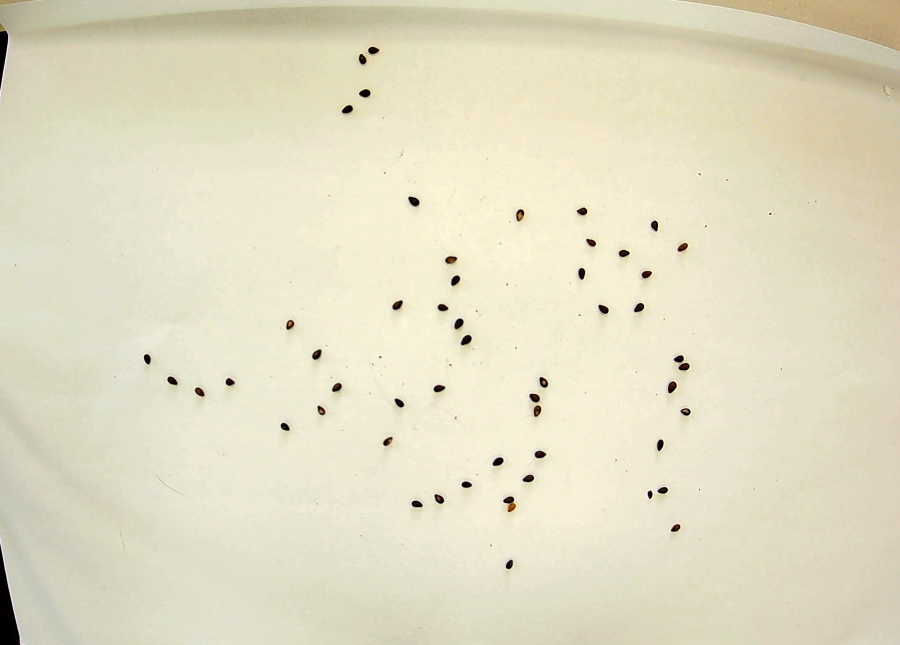
#> input picture image.jpg, 1800 x 1290 px (shown at 1/2 size)
$ python -i sesami_detection.py   (imports and definitions only)
#> lines starting #> are read from the running program, lines starting #| are printed output that depends on the picture; after the words box and inside, x2 and y2 are one past the last pixel; in counts of white or black regions, pixels touching at a corner belong together
#> further down, picture is the input picture: shape (1290, 1800, 3); mean B, G, R 196.2, 221.5, 226.7
import cv2
import numpy as numpy

class SESAMI:
    def __init__(self, reSize=(1800,1290), vThresh1=210, vThresh2=120, vErode=2, vDilate=4, debug=False):
        self.resize = reSize
        self.thresh1 = vThresh1
        self.thresh2 = vThresh2
        self.erode = vErode
        self.dilate = vDilate
        self.indexNum = 0
        self.debug = debug

    def countSesami(self, image, minSize=25, maxSize=450):
#> called with minSize = 25, maxSize = 450
        self.indexNum += 1
        numSesami = 0

        image = cv2.resize(image, self.resize, interpolation = cv2.INTER_AREA)
        if(self.debug==True and self.indexNum==2):
            # cv2.imshow("Original #" + str(self.indexNum) , image)
            # cv2.imwrite("original.png", image)
            pass

        gray1 = cv2.cvtColor(image, cv2.COLOR_BGR2GRAY)
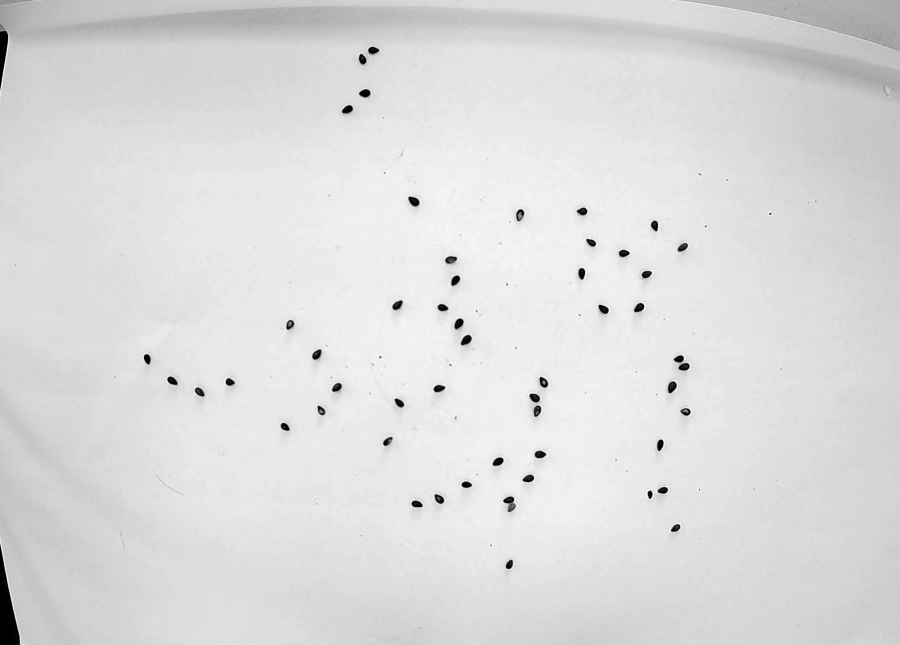
#> gray1: shape (1290, 1800) (shown at 1/2 size); min 0, max 253, mean 220.2
        (T, gray1) = cv2.threshold(gray1, self.thresh1, 255, cv2.THRESH_BINARY)
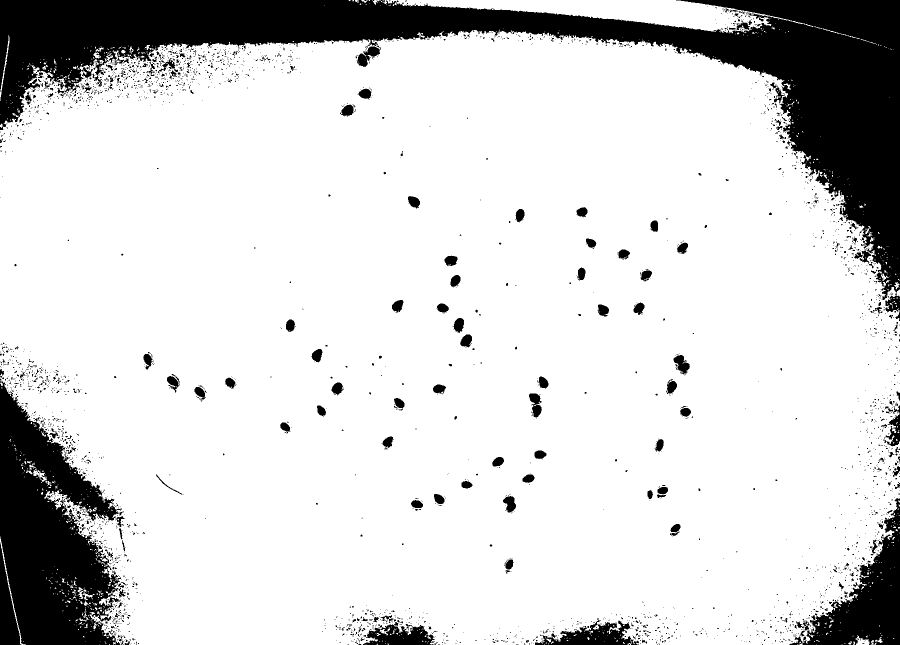
#> gray1: shape (1290, 1800) (shown at 1/2 size); 83.5% white; 3240 black regions (3018 under 20 px), largest, box (x1, y1, x2, y2) and area: (0, 0, 1800, 600) 230987, (0, 762, 243, 1290) 75869, (1579, 996, 1800, 1290) 23397
#> T = 210
        gray1 = cv2.erode(gray1, None, iterations=self.erode)
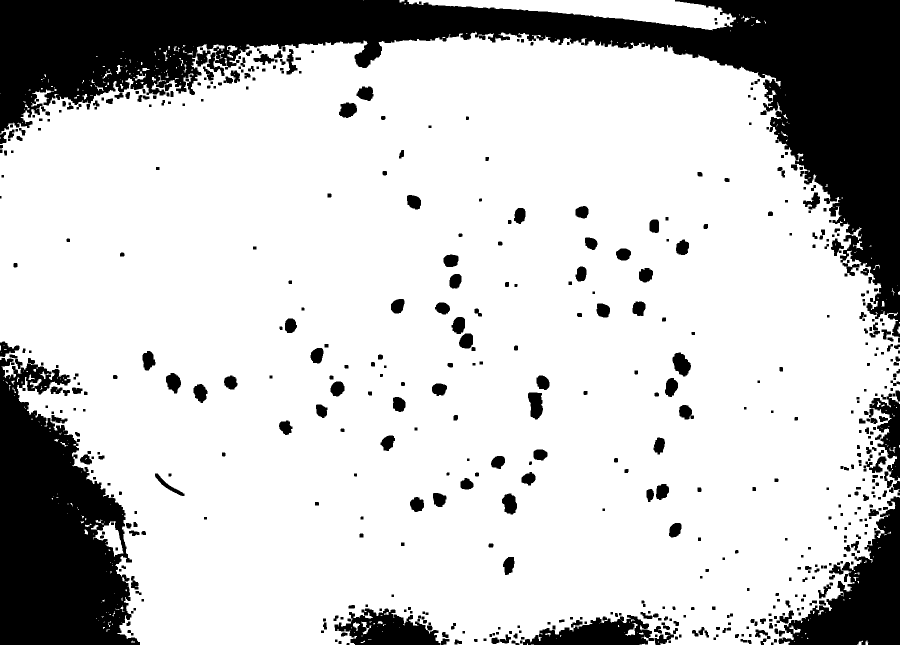
#> gray1: shape (1290, 1800) (shown at 1/2 size); 78.2% white; 586 black regions (2 under 20 px), largest, box (x1, y1, x2, y2) and area: (0, 0, 1800, 675) 282284, (0, 716, 280, 1290) 104416, (1557, 993, 1800, 1290) 31535
        gray1 = cv2.dilate(gray1, None, iterations=self.dilate)
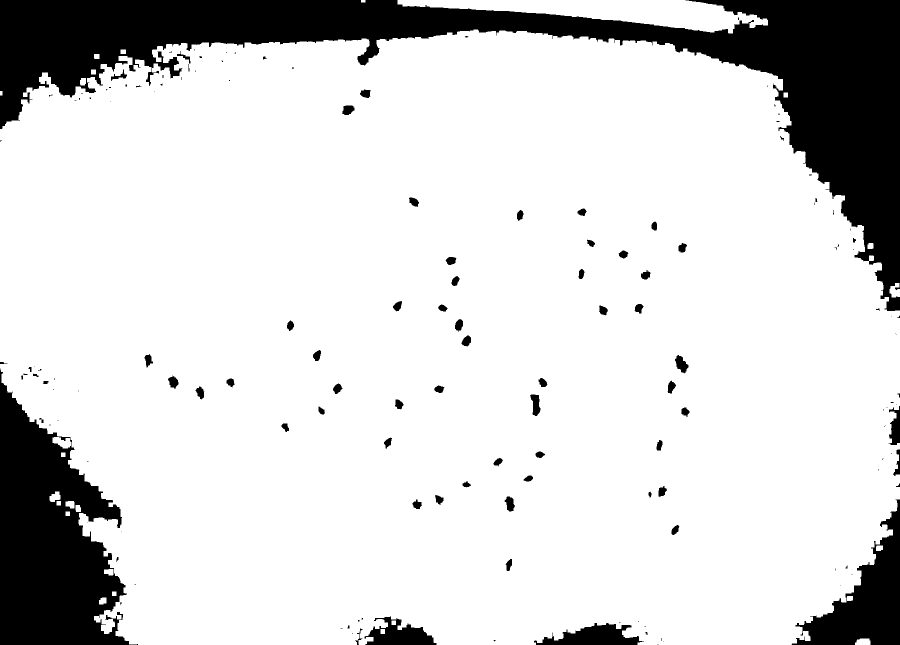
#> gray1: shape (1290, 1800) (shown at 1/2 size); 83.9% white; 152 black regions (78 under 20 px), largest, box (x1, y1, x2, y2) and area: (0, 0, 1800, 622) 238724, (0, 737, 276, 1290) 87323, (1583, 999, 1800, 1290) 24810

        lab = cv2.cvtColor(image, cv2.COLOR_BGR2LAB)
#> lab: shape (1290, 1800, 3); mean of channels 0, 1, 2 224.6, 125.6, 141
        (L, A, gray2) = cv2.split(lab)
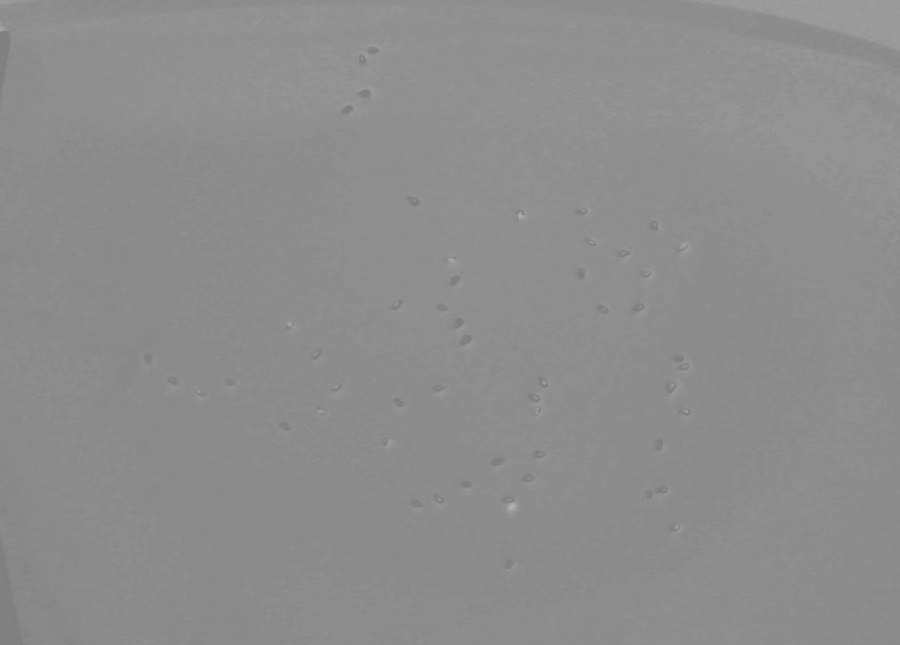
#> gray2: shape (1290, 1800) (shown at 1/2 size); min 121, max 179, mean 141
        (T, gray2) = cv2.threshold(gray2, self.thresh2, 255, cv2.THRESH_BINARY)
#> gray2: shape (1290, 1800); every value is 255
#> T = 120
        gray2 = cv2.erode(gray2, None, iterations=self.erode)
        gray2 = cv2.dilate(gray2, None, iterations=self.dilate)

        gray = cv2.bitwise_or(gray1, gray2)

        if(self.debug==True and self.indexNum==2):
            cv2.imshow("GRAY1", gray1)
            cv2.imshow("GRAY2", gray2)
            cv2.imshow("Final GRAY", gray)
            # pass

        (cnts, _) = cv2.findContours(gray, cv2.RETR_LIST, cv2.CHAIN_APPROX_SIMPLE)
#> cnts = [[[0, 0], [0, 1289], [1799, 1289], [1799, 0]]]
        for (i, c) in enumerate(cnts):
            area = cv2.contourArea(c)
            (x, y, w, h) = cv2.boundingRect(c)
            hull = cv2.convexHull(c)
            hullArea = cv2.contourArea(hull)
            solidity = (area / float(hullArea)) if (hullArea>0) else 0

            if(self.debug==True and self.indexNum==2):
                print ("area:{} , hullArea:{}, solidity:{}".format(area,hullArea,solidity))

            if((area>=minSize and area<=maxSize)):
                if((solidity>=0.7 and solidity<=1)):
                    numSesami += 1
                    ((x, y), radius) = cv2.minEnclosingCircle(c)
                    cv2.drawContours(image, [c], -1, (0, 255, 0), 2)
#> this loop made 1 pass
#> (c, area, w, h, hull, hullArea) on pass 1: ([[0, 0], [0, 1289], [1799, 1289], [1799, 0]], 2318911, 1800, 1290, [[1799, 0], [1799, 1289], [0, 1289], [0, 0]], 2318911)
#> after the loop, numSesami = 0

        if(self.debug==True and self.indexNum==2):
            font = cv2.FONT_HERSHEY_COMPLEX_SMALL
            cv2.putText(image, "Sesami count: " + str(numSesami), (image.shape[1]-500, 40), font, 2, (255, 1, 126), 3)
            cv2.imwrite("detectSesami.png", image)
            cv2.imshow("Sesami #" + str(self.indexNum) , image)

        return numSesami

>>> import cv2
>>> picture = cv2.imread('image.jpg')
>>> result = SESAMI().countSesami(picture)
#> result = 0
